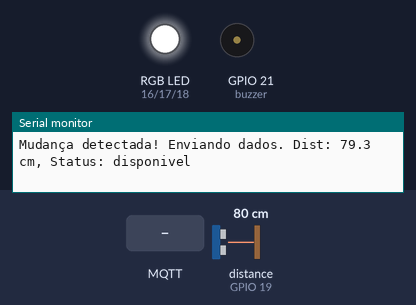
The sketch below on a simulated ESP32. On the bench: an RGB LED mixed from three pins (HIGH = lit), buzzer (waves = sounding), the last lines printed to the serial monitor. Wiring (inferred from the names in the program): ultrasonic range finder: trigger GPIO 5; echo GPIO 19. Inputs (shaded band) come from the test bench; at power-on: distance to the obstacle (sensor on GPIO 19) 80 cm. The echo pulse lasts 58.3 µs per cm; WiFi joins after 1.5 s; servers stay silent unless stated; no MQTT or app messages arrive unless stated; pins used as bus, display or sensor lines are not drawn.

Above: at 2.7 s.
2.8 s: MQTT message "1" arrives on the first subscribed topic
At 3.2 s:
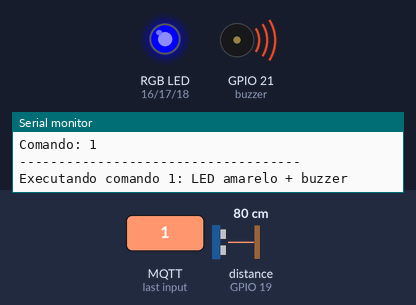
6.3 s: MQTT message "led_verde" arrives on the first subscribed topic
At 7.2 s:
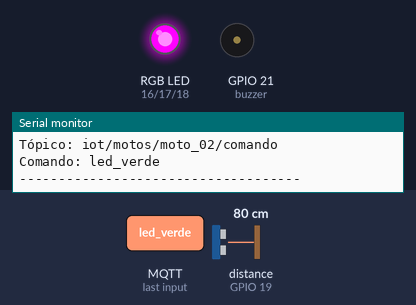
7.8 s: MQTT message "led_vermelho" arrives on the first subscribed topic
At 8.8 s:
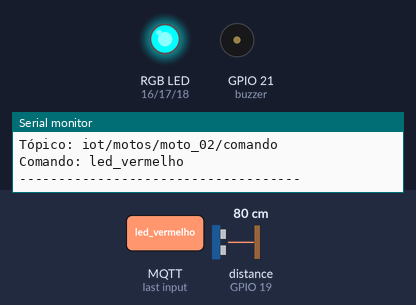
Timing chart, 0 to 10.8 s (numbered marks = the images above; inputs shaded):
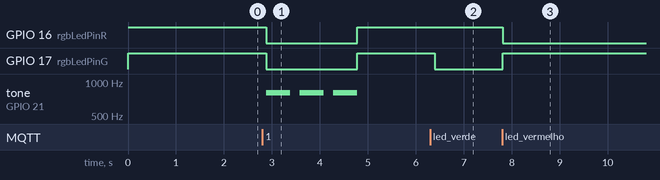

The sketch:

moto_02.ino
```cpp
#include <WiFi.h>
#include <PubSubClient.h>
#define MQTT_MAX_PACKET_SIZE 256

const char* MOTO_ID = "moto_02";

// credenciais mqtt e wifi
const char* ssid = "Wokwi-GUEST";
const char* password = "";
const char* mqtt_server = "test.mosquitto.org";

WiFiClient espClient;
PubSubClient client(espClient);

// pinos
const int rgbLedPinR = 16;
const int rgbLedPinG = 17;
const int rgbLedPinB = 18;
const int trig_pin = 5;
const int echo_pin = 19;
const int buzzer = 21;
const int freq = 5000;
const int resolution = 8;

long duration;
float distance_cm;
unsigned long lastMeasurement = 0;
const unsigned long measurementInterval = 2000;

String last_sent_status = "";
float last_sent_distance = -1.0;
const float DISTANCE_THRESHOLD = 2.0;

char command_topic_buffer[100];


void setup() {
  Serial.begin(115200);
  pinMode(trig_pin, OUTPUT);
  pinMode(echo_pin, INPUT);
  pinMode(buzzer, OUTPUT);

  // led rgb
  ledcAttach(rgbLedPinR, freq, resolution);
  ledcAttach(rgbLedPinG, freq, resolution);
  ledcAttach(rgbLedPinB, freq, resolution);

  set_color(0, 0, 0);

  // conectar WiFi e MQTT
  setup_wifi();
  client.setServer(mqtt_server, 1883);
  client.setCallback(callback);

  Serial.println("ESP32 inicializado com sucesso!");
}


void loop() {
  if (!client.connected()) {
    reconnect();
  }
  client.loop();

  unsigned long currentTime = millis();
  if (currentTime - lastMeasurement >= measurementInterval) {
    get_distance_and_publish_if_changed();
    lastMeasurement = currentTime;
  }

  delay(100);
}


void setup_wifi() {
  delay(10);
  Serial.print("Conectando ao WiFi");
  WiFi.begin(ssid, password);
  while (WiFi.status() != WL_CONNECTED) {
    delay(500);
    Serial.print(".");
  }
  Serial.println("\nWiFi conectado!");
  Serial.print("IP: ");
  Serial.println(WiFi.localIP());
}


void reconnect() {
  while (!client.connected()) {
    Serial.print("Conectando ao MQTT...");
    String client_id = "ESP32Client-" + String(WiFi.macAddress());

    if (client.connect(client_id.c_str())) {
      Serial.println(" conectado!");

      snprintf(command_topic_buffer, sizeof(command_topic_buffer), "iot/motos/%s/comando", MOTO_ID);

      if (client.subscribe(command_topic_buffer)) {
        Serial.println("Subscrito ao tópico de comando específico: " + String(command_topic_buffer));
      } else {
        Serial.println("Falha ao subscrever ao tópico de comando!");
      }

    } else {
      Serial.print(" falha, rc=");
      Serial.print(client.state());
      Serial.println(" tentando novamente em 5 segundos");
      delay(5000);
    }
  }
}

void get_distance_and_publish_if_changed() {
  digitalWrite(trig_pin, LOW);
  delayMicroseconds(2);
  digitalWrite(trig_pin, HIGH);
  delayMicroseconds(10);
  digitalWrite(trig_pin, LOW);

  duration = pulseIn(echo_pin, HIGH, 30000);

  if (duration > 0) {
    distance_cm = duration * 0.034 / 2;
    String current_status = (distance_cm < 50) ? "ocupada" : "disponivel";

    if (current_status != last_sent_status || abs(distance_cm - last_sent_distance) > DISTANCE_THRESHOLD) {
      Serial.printf("Mudança detectada! Enviando dados. Dist: %.1f cm, Status: %s\n", distance_cm, current_status.c_str());

      String payload = "{\"id_moto\":\"" + String(MOTO_ID) +
                       "\",\"status\":\"" + current_status +
                       "\",\"distancia\":" + String(distance_cm) + "}";

      client.publish("iot/vaga/status", payload.c_str());

      last_sent_status = current_status;
      last_sent_distance = distance_cm;
    }

  } else {
    Serial.println("Erro na leitura do sensor ultrassônico");
  }
}

void set_color(int vermelho, int verde, int azul) {
  vermelho = 255 - vermelho;
  verde = 255 - verde;
  azul = 255 - azul;
  ledcWrite(rgbLedPinR, vermelho);
  ledcWrite(rgbLedPinG, verde);
  ledcWrite(rgbLedPinB, azul);
}

void buzzer_beep(int frequency, int duration_ms, int repetitions) {
  for (int i = 0; i < repetitions; i++) {
    ledcAttach(buzzer, frequency, 8);
    ledcWrite(buzzer, 128);
    delay(duration_ms);
    ledcWrite(buzzer, 0);
    if (i < repetitions - 1) {
      delay(200);
    }
  }
  ledcDetach(buzzer);
}


void callback(char* topic, byte* payload, unsigned int length) {
  String comando = "";
  for (unsigned int i = 0; i < length; i++) {
    comando += (char)payload[i];
  }

  Serial.println("-- Comando recebido --");
  Serial.println("Tópico: " + String(topic));
  Serial.println("Comando: " + comando);
  Serial.println("------------------------------------");


  // processa o comando recebido
  if (comando == "1") {
    Serial.println("Executando comando 1: LED amarelo + buzzer");
    set_color(255, 255, 0); // Amarelo
    buzzer_beep(800, 500, 3);
    set_color(0, 0, 0); // desliga
  } else if (comando == "led_verde") {
    set_color(0, 255, 0);
  } else if (comando == "led_vermelho") {
    set_color(255, 0, 0);
  } else if (comando == "led_off") {
    set_color(0, 0, 0);
  } else {
    Serial.println("Comando não reconhecido.");
  }
}
```

Measured:
- after the input at 2.8 s, GPIO 16 (rgbLedPinR), GPIO 17 (rgbLedPinG): HIGH → LOW after 0.08 s, → HIGH 1.9 s later; tone on GPIO 21 (buzzer): alternates 800 Hz for 0.50 s and silent for 0.20 s, 6 changes in all, then stays silent, starting after 0.08 s
- after the input at 6.3 s, GPIO 17 (rgbLedPinG): HIGH → LOW after 0.10 s
- after the input at 7.8 s, GPIO 16 (rgbLedPinR): HIGH → LOW at once; GPIO 17 (rgbLedPinG): LOW → HIGH at once
